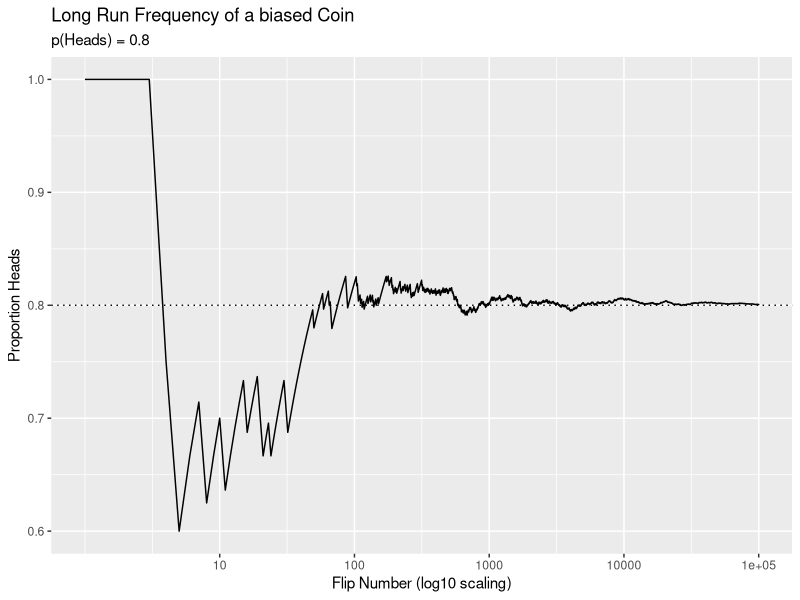

This chart was generated by the following R code:
## ---- chunk 1
knitr::opts_chunk$set(echo = TRUE, warning = FALSE, message = FALSE, comment = "")
## ---- chunk 2
# sum the cell frequencies in each table, forming a single table. 
EyeHairFreq <- apply(HairEyeColor, c("Eye", "Hair"), sum)
EyeHairFreq
## ---- chunk 3

# calculate the joint probability for each hair-eye color combination.
EyeHairProp <- round(EyeHairFreq / sum(EyeHairFreq), 2)
EyeHairProp
## ---- chunk 4

# get the sum total marginal frequency of hair color, from the Male and Female table.  
HairFreq <- apply(HairEyeColor, "Hair", sum) 
# calculate the marginal probability of Hair Color
HairProp <- round(HairFreq / sum(HairFreq), 2)
HairProp
## ---- chunk 5
EyeFreq <- apply(HairEyeColor, "Eye", sum) # sum the Eye columns, across both tables. 
EyeProp <- round(EyeFreq / sum(EyeFreq), 2)
EyeProp
## ---- chunk 6
# conditional probability. p(hair color | blue eyes) = p(blue, hair color) / p(blue)
round(EyeHairProp['Blue',] / EyeProp['Blue'], 2) 
## ---- chunk 7
library(ggplot2)

set.seed(123)
biased_coin_sim <- rbinom(n = 100000, size = 1, prob = 0.8)

# create dataframe to calculate cumulative heads, and the trial number.
long_run_frequency <- data.frame(cumulative_heads = cumsum(biased_coin_sim),
                                 flip_number = seq_along(biased_coin_sim))

log10_scale <- c(10, 100, 1000, 10000, 100000)
ggplot(long_run_frequency, aes(x = flip_number, y = cumulative_heads / flip_number)) +
    geom_line() +
    geom_hline(yintercept = 0.8, linetype = "dotted") +
    scale_x_log10(breaks = log10_scale, labels = log10_scale) +
    labs(x = "Flip Number (log10 scaling)",
         y = "Proportion Heads",
         title = "Long Run Frequency of a biased Coin",
         subtitle = "p(Heads) = 0.8")

